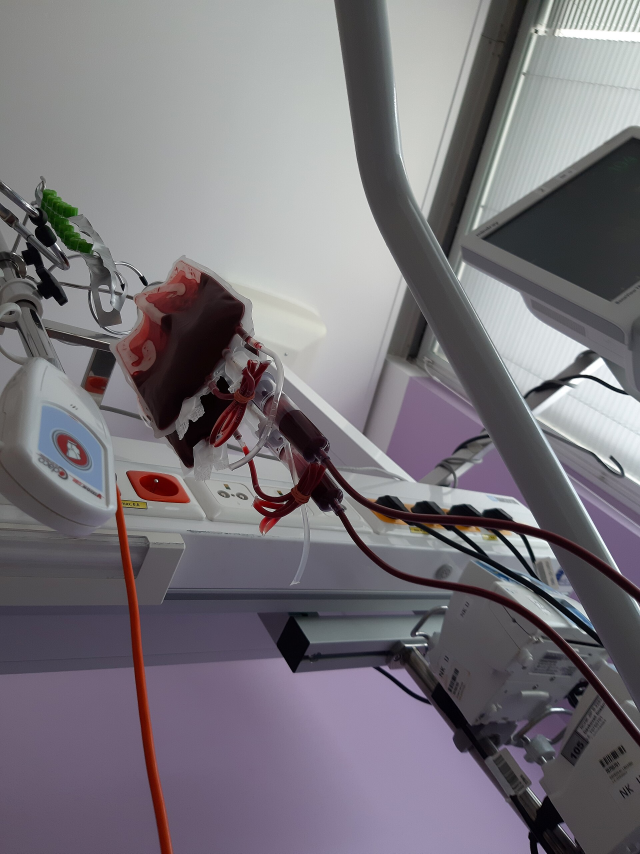
#> input picture decks/img/blood-bag.jpg, 1920 x 2560 px (shown at 1/3 size); its folder holds only this picture in this run
$ python -i blood.py   (imports and definitions only)
#> lines starting #> are read from the running program, lines starting #| are printed output that depends on the picture; after the words box and inside, x2 and y2 are one past the last pixel; in counts of white or black regions, pixels touching at a corner belong together
"""Blood on the field: segment it, measure its area, turn area into a volume interval.

The hard part is not finding red pixels. Everything in an abdomen is red. The
discriminator between perfused tissue and pooled blood is that pooled blood is
*both* further along the red-green axis *and* darker, because a pool absorbs the
scope's own light instead of scattering it back. That is why the winning decision
here is two-dimensional in CIE Lab and not a hue range in HSV; `experiments.py`
scores five candidates against masks known by construction and writes the numbers
into docs/evaluation.md.

Area to volume is where a tool like this usually starts lying. Pixel area is not
millilitres. To get from one to the other you need a scale (millimetres per pixel,
recovered from an object of known size in the same plane) and a depth (how thick
the film is, which a single camera cannot see). We recover the first and we refuse
to pretend about the second: the depth is an assumption with a stated range, and
every volume Scopewatch reports is the interval that range produces, never a point.
"""

from __future__ import annotations

from dataclasses import dataclass, replace
from typing import Any

import cv2
import numpy as np
from visioncore import stage

from .config import (
    FILM_DEPTH_MM_HIGH,
    FILM_DEPTH_MM_LOW,
    FILM_DEPTH_MM_NOMINAL,
    LAB_A_MIN,
    MIN_POOL_AREA_PX,
    MIN_POOL_WIDTH_PX,
    MIN_RELIABLE_FIELD_FRACTION,
    MORPH_KERNEL,
    SPECULAR_S_MAX,
    SPECULAR_V_MIN,
)

# Segmentation is not perfect and saying so costs nothing. But a single relative
# error is the wrong shape for this estimator, and the area sweep shows why: the
# error is not a constant percentage, it is a roughly constant *number of pixels*
# of false positive - surface vessels and inflamed serosa that survive both votes -
# divided by however big the pool is. At 70,000 pixels that floor is under 1% of
# the answer; at 4,000 pixels it is most of it.
#
# So the uncertainty is a function of the measurement. `FALSE_POSITIVE_FLOOR_PX` is
# the median area returned on synthetic fields that contain no blood at all;
# `AREA_SHAPE_SIGMA` is what is left over once the pool is large enough for the
# floor not to matter - boundary placement, the specular exclusion, morphology.
# Both come from `evaluate.py` and both are quoted in docs/evaluation.md.
# Both of these are deliberately larger than the synthetic sweep measures, and that
# is a judgement rather than an oversight.
#
# What the sweep measures, once the illumination estimate and the darkness cut were
# fixed: a false-positive floor of **zero pixels** on fields containing no blood, and
# a relative area error with a standard deviation of **0.54%** on pools of four
# thousand pixels and up. Printing an interval built from those numbers would claim a
# precision that belongs to the renderer, not to tissue. A synthetic pool has a clean
# boundary, a single illuminant and no fat, no bile, no cautery char and no irrigation
# fluid, and the real floor is unknown because we have no clinical video.
#
# So the floor is set at 600 pixels rather than zero, and the shape sigma at 5% rather
# than 0.54%, roughly a ten-fold inflation of what was measured. If and when clinical
# video is available these should be re-fitted on it, and docs/evaluation.md says so.
FALSE_POSITIVE_FLOOR_PX = 600.0
AREA_SHAPE_SIGMA = 0.05


# [5 lines left out: function relative_area_sigma, not called in this run]


# Below this the assumed false-positive floor is a quarter of the answer or more, and
# a percentage stops being worth printing. The area is still reported and the volume
# still carries its interval; the measurement is flagged unreliable so the reader
# knows which side of the line it is on, and the onset detector will not declare an
# onset on a frame this flags.
MIN_RELIABLE_POOL_PX = 2400

# The scale recovered from an instrument shaft is isotropic and local: it says how
# many millimetres a pixel spans at that shaft's distance. It says nothing about the
# orientation of the *surface the blood is lying on*. A pool on peritoneum tilted
# away from the camera projects to a smaller area than it has, by cos(tilt), and
# multiplying pixels by an isotropic scale therefore under-reports it.
#
# A single camera with no planar reference cannot recover that tilt, so it is not
# estimated - it is bounded. A laparoscope is worked at roughly normal incidence to
# the structure of interest, and beyond about 40 degrees the surgeon repositions
# because they cannot see what they are doing either. 1/cos(40 deg) = 1.305, so the
# upper end of every area interval is widened by 30%. The lower end is not: tilt can
# only make the true area larger than the projection, never smaller.
SURFACE_TILT_MAX_DEG = 40.0
TILT_AREA_FACTOR = 1.0 / float(np.cos(np.radians(SURFACE_TILT_MAX_DEG)))


@dataclass(frozen=True)
class BloodMeasurement:
    """One frame's worth of blood, with everything needed to audit the number."""

    area_px: int
    field_px: int
    area_fraction: float
    pools: int
    largest_pool_px: int
    specular_px: int
    area_mm2: float | None = None
    area_mm2_low: float | None = None
    area_mm2_high: float | None = None
    volume_ml: float | None = None
    volume_ml_low: float | None = None
    volume_ml_high: float | None = None
    mm_per_px: float | None = None
    scale_source: str = "none"
    reliable: bool = True

    @property
    def measured(self) -> bool:
        return self.volume_ml is not None

    # [23 lines left out: function to_dict, not called in this run]


# ---------------------------------------------------------------------------
# Specular highlights
# ---------------------------------------------------------------------------


def specular_mask(image: np.ndarray) -> np.ndarray:
    """Near-white, low-chroma pixels: the scope's own light coming straight back.

    These sit *inside* pools as often as on tissue. Left in, they punch holes in a
    pool and the area is under-reported; classed as blood, a wet drape reads as
    haemorrhage. They are excluded from both the blood mask and the field it is
    measured against, and the count is reported so the exclusion is visible.
    """
    hsv = cv2.cvtColor(image, cv2.COLOR_BGR2HSV)
    sat, val = hsv[:, :, 1], hsv[:, :, 2]
    mask = ((val >= SPECULAR_V_MIN) & (sat <= SPECULAR_S_MAX)).astype(np.uint8)
    kernel = cv2.getStructuringElement(cv2.MORPH_ELLIPSE, (3, 3))
    return cv2.dilate(mask, kernel)


# ---------------------------------------------------------------------------
# Segmentation - the candidates the experiment chooses between
# ---------------------------------------------------------------------------


# [4 lines left out: function _clean, not called in this run]


# Otsu is the wrong tool here and it took the sweep to see it. Otsu assumes two
# comparable classes. A frame with a 30 ml pool has blood on about 4% of the lit
# field, and a frame with no bleeding has none at all - so Otsu splits the *tissue*,
# down the fat-against-vessel axis, and hands back half the abdomen with complete
# confidence. Every candidate below therefore thresholds against the tissue mode
# instead: find the dominant population, measure its spread on the side blood
# cannot contaminate, and take what lies far above it. That works when the target
# is 0.1% of the field and it returns nothing when the target is not there, which
# is the behaviour a measurement instrument has to have.
#
# The two constants are the operating point; `evaluate.py` sweeps them and
# docs/evaluation.md reports what they cost.
OUTLIER_K = 4.0  # standard deviations above the tissue mode
OUTLIER_MIN_LEVELS = 10.0  # and never closer than this many 8-bit levels


# [65 lines left out: functions _mode_and_spread, _above_tissue, segment_hsv, segment_lab_a, segment_ycrcb, redness_ratio, not called in this run]


def segment_ratio(image: np.ndarray, valid: np.ndarray) -> np.ndarray:
    """Candidate 4: normalised redness, thresholded above the tissue mode."""
    return _clean(_above_tissue(redness_ratio(image), valid))


# How far below the surrounding tissue a region has to sit before "darker" means
# anything. In multiples of the tissue's own robust spread, plus an absolute floor
# in 8-bit levels so a very uniform frame cannot make a one-level difference
# significant. Both from the area sweep; see docs/evaluation.md.
DARKNESS_K = 2.5
DARKNESS_MIN_LEVELS = 22.0


# [162 lines left out: functions _darker_than_tissue, illumination_field, flatten_lightness, segment_lab_ad, segment_ratio_dark, not called in this run]


# ---------------------------------------------------------------------------
# Candidate 7, and the one in use: chroma, hue and lightness, against the scene
# ---------------------------------------------------------------------------

# Every constant below was chosen on the `dev` clips of the hand-labelled real frames
# (scopewatch.realdata) and none on the `test` clips; docs/evaluation.md gives the
# grids, the dev score each one reached and the test score it then produced.
CHROMA_APERTURE_MARGIN = 0.02  # erode the lit field by this share of the long side
CHROMA_ILLUMINATION_MIN = 0.35  # of the field's median lightness, after heavy blur
CHROMA_MIN = 35.0  # CIE Lab chroma, sqrt(a*^2 + b*^2)
CHROMA_PER_LIGHTNESS_MIN = 1.0  # chroma / L*: deep colour for its lightness
CHROMA_HUE_DEG = (8.0, 50.0)  # Lab hue angle: red, not magenta, not orange-yellow
CHROMA_L_MAX = 55.0  # L* on 0..100: not bright pink tissue
SCENE_CHROMA_RATIO = 1.35  # chroma / L* at least this multiple of the scene median
SCENE_HUE_SLACK_DEG = 3.0  # hue no more than this above the scene median hue
CHROMA_MIN_COMPONENT = 0.004  # a region smaller than this share of the field is dropped


# [104 lines left out: functions _lab_float, aperture_core, lit_enough, segment_chroma_scene, not called in this run]


SEGMENTERS = {
    "hsv": segment_hsv,
    "lab_a": segment_lab_a,
    "ycrcb": segment_ycrcb,
    "ratio": segment_ratio,
    "lab_ad": segment_lab_ad,
    "ratio_dark": segment_ratio_dark,
    "chroma_scene": segment_chroma_scene,
}


def blood_mask(
    image: np.ndarray,
    field: np.ndarray | None = None,
    *,
    method: str = "lab_ad",
) -> tuple[np.ndarray, np.ndarray]:
    """Return (blood mask, valid field mask with speculars removed)."""
    if method not in SEGMENTERS:
        raise ValueError(f"unknown segmentation method {method!r}; have {sorted(SEGMENTERS)}")
    h, w = image.shape[:2]
    field = np.ones((h, w), np.uint8) if field is None else field.astype(np.uint8)
    if method == "chroma_scene":
        # The fraction is taken against the part of the field this method classifies:
        # the aperture without its rim. Speculars stay in, because a highlight inside a
        # pool is filled back in as blood.
        with stage(f"segment:{method}"):
            mask = SEGMENTERS[method](image, field)
        return mask, aperture_core(field)
    valid = cv2.bitwise_and(field, 1 - specular_mask(image))
    with stage(f"segment:{method}"):
        mask = SEGMENTERS[method](image, valid)
    return mask, valid


# [51 lines left out: function drop_small_pools, not called in this run]


# ---------------------------------------------------------------------------
# Area to volume
# ---------------------------------------------------------------------------


def measure(
    image: np.ndarray,
    field: np.ndarray | None = None,
    *,
    method: str = "lab_ad",
    mm_per_px: float | None = None,
    mm_per_px_sigma: float = 0.0,
    depth_mm: float = FILM_DEPTH_MM_NOMINAL,
    depth_low_mm: float = FILM_DEPTH_MM_LOW,
    depth_high_mm: float = FILM_DEPTH_MM_HIGH,
    scale_source: str = "none",
) -> tuple[BloodMeasurement, np.ndarray]:
    """Measure the blood on one frame. Returns the measurement and its mask.

    With no scale, the area fraction is still reported - it is a real, unitless,
    comparable quantity - but `volume_ml` stays `None` and the caller raises
    NO_SCALE_REFERENCE. Area fraction without a scale is honest; millilitres
    without a scale is not.
    """
    mask, valid = blood_mask(image, field, method=method)
    # Both floors were set on 960-pixel frames; see instruments.resolution_factor.
    factor = max(image.shape[:2]) / 960.0
    mask, pools, largest = drop_small_pools(
        mask,
        max(12, round(MIN_POOL_AREA_PX * factor * factor)),
        min_width_px=max(3.0, MIN_POOL_WIDTH_PX * factor),
    )
    # (for chroma_scene the component floor above is already met by construction; the
    # width test still removes vessel-like lines)

    area_px = int(mask.sum())
    field_px = int(valid.sum())
    fraction = area_px / field_px if field_px else 0.0
    spec_px = int(specular_mask(image).sum())

    base = BloodMeasurement(
        area_px=area_px,
        field_px=field_px,
        area_fraction=fraction,
        pools=pools,
        largest_pool_px=largest,
        specular_px=spec_px,
        scale_source=scale_source,
        reliable=fraction >= MIN_RELIABLE_FIELD_FRACTION,
    )
    if mm_per_px is None or mm_per_px <= 0:
        return base, mask
    return with_volume(
        base, mm_per_px, mm_per_px_sigma,
        depth_mm=depth_mm, depth_low_mm=depth_low_mm, depth_high_mm=depth_high_mm,
    ), mask


# [48 lines left out: functions with_volume, overlay, not called in this run]

>>> import cv2
>>> picture = cv2.imread('../../../../decks/img/blood-bag.jpg')
#> picture is the input picture: shape (2560, 1920, 3); mean B, G, R 121.9, 115.6, 119.7
>>> result = measure(picture)
#> in specular_mask, `sat, val = hsv[:, :, 1], hsv[:, :, 2]`:
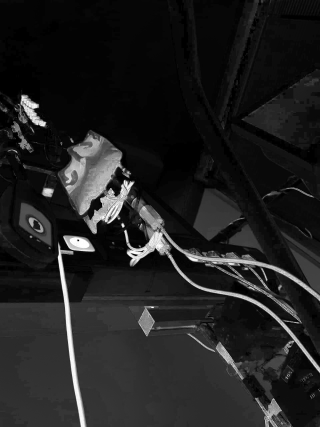
#> sat: shape (2560, 1920) (shown at 1/6 size); min 0, max 255, mean 32.3
#> in specular_mask, `sat, val = hsv[:, :, 1], hsv[:, :, 2]`:
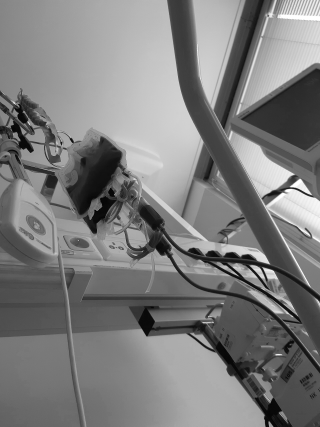
#> val: shape (2560, 1920) (shown at 1/6 size); min 0, max 255, mean 125.2
#> in specular_mask, `mask = ((val >= SPECULAR_V_MIN) & (sat <= SPECULAR_S_MAX)).astype(np.u..`:
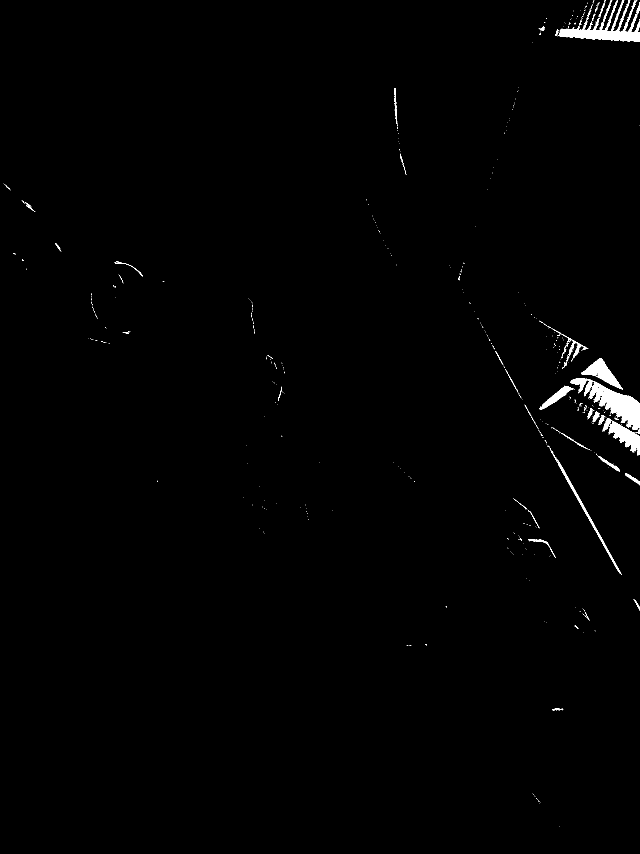
#> mask: shape (2560, 1920) (shown at 1/3 size); values 0 (black) and 1 (white), 0.8% white; 659 white regions (600 under 20 px), largest, box (x1, y1, x2, y2) and area: (1711, 1135, 1920, 1290) 10718, (1675, 0, 1920, 126) 8878, (1826, 1264, 1920, 1366) 4022
#> in specular_mask, `return cv2.dilate(mask, kernel)`:
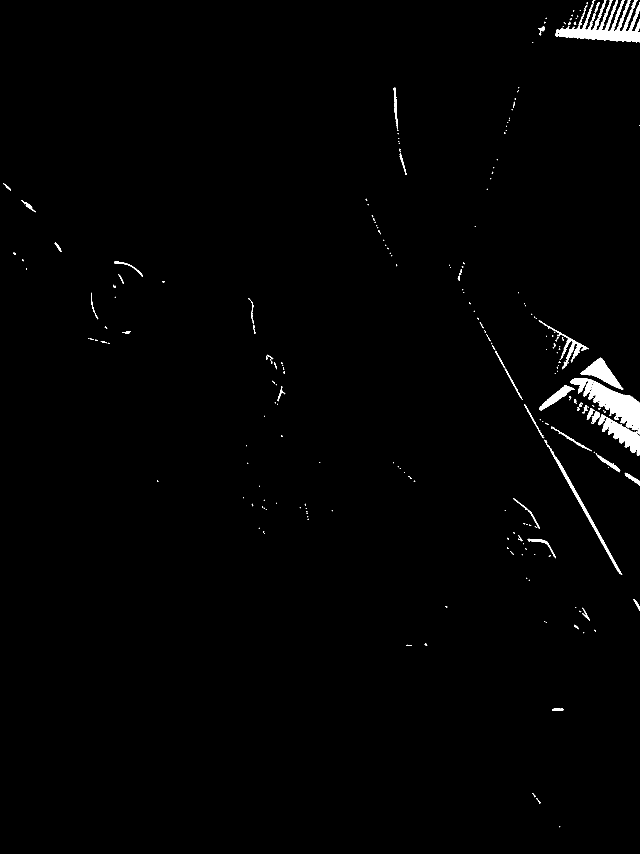
#> returned value: shape (2560, 1920) (shown at 1/3 size); values 0 (black) and 1 (white), 1.1% white; 304 white regions (221 under 20 px), largest, box (x1, y1, x2, y2) and area: (1710, 1134, 1920, 1367) 17550, (1665, 0, 1920, 127) 12372, (1742, 1073, 1870, 1169) 4306
#> (the run stopped early here; a loop or call above may not have finished)

$ run again, on decks/img/lap-1.jpg
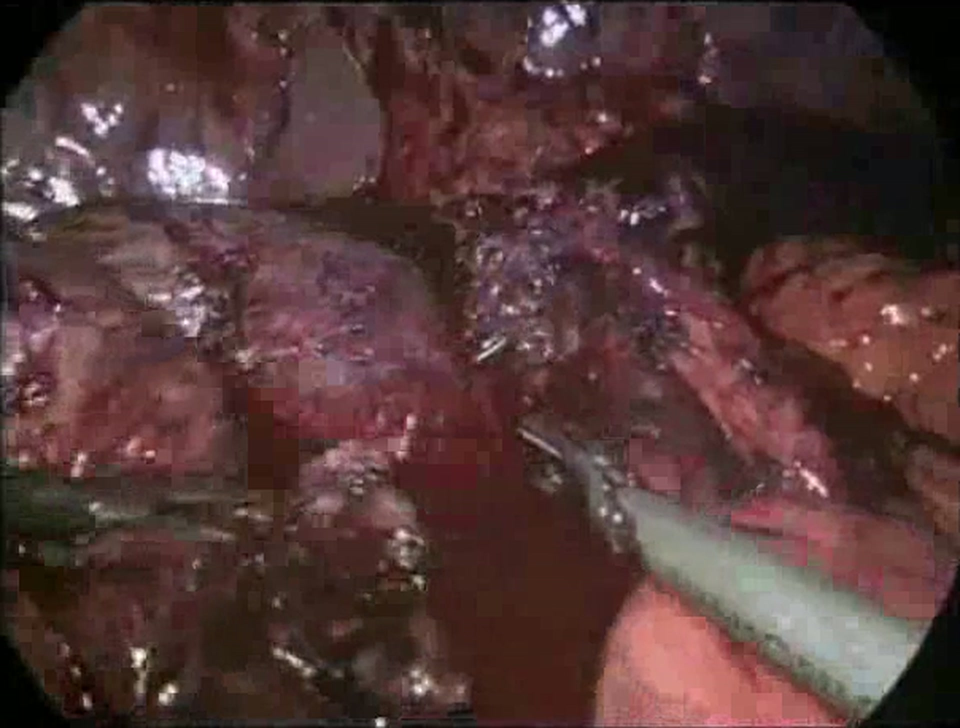
#> input picture decks/img/lap-1.jpg, 1920 x 1456 px (shown at 1/2 size)
#> picture is the input picture: shape (1456, 1920, 3); mean B, G, R 54.8, 56.4, 83.3
#> hsv: shape (1456, 1920, 3); mean H, S, V 66.3, 103.3, 83.6
#> in specular_mask, `mask = ((val >= SPECULAR_V_MIN) & (sat <= SPECULAR_S_MAX)).astype(np.u..`:
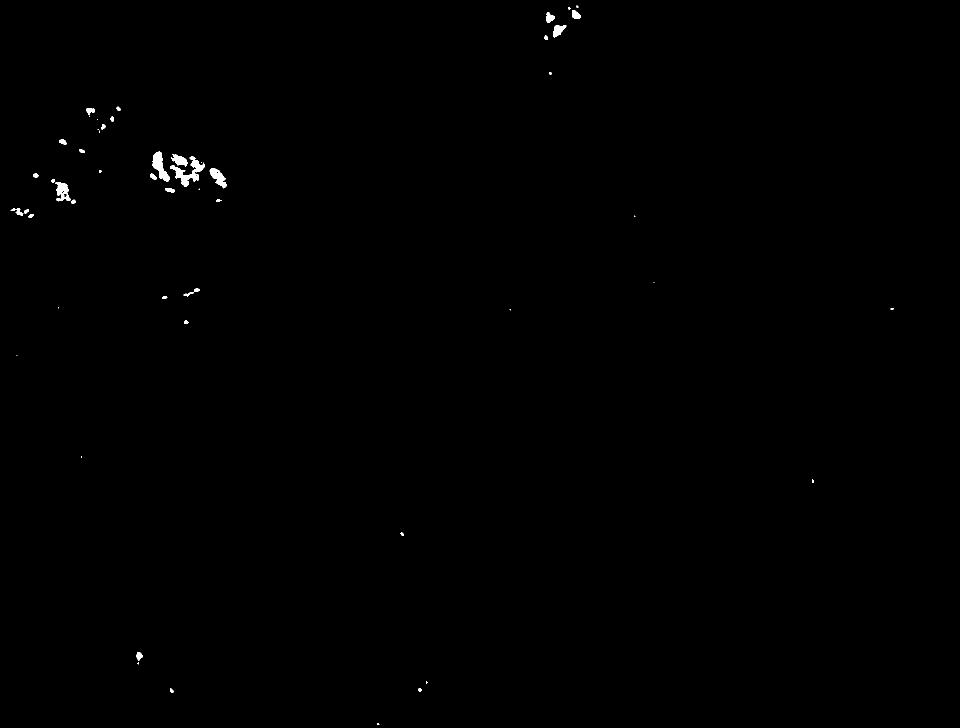
#> mask: shape (1456, 1920) (shown at 1/2 size); values 0 (black) and 1 (white), 0.25% white; 53 white regions (18 under 20 px), largest, box (x1, y1, x2, y2) and area: (340, 313, 409, 374) 1335, (305, 303, 340, 363) 978, (111, 364, 141, 403) 692
#> in blood_mask, `valid = cv2.bitwise_and(field, 1 - specular_mask(image))`:
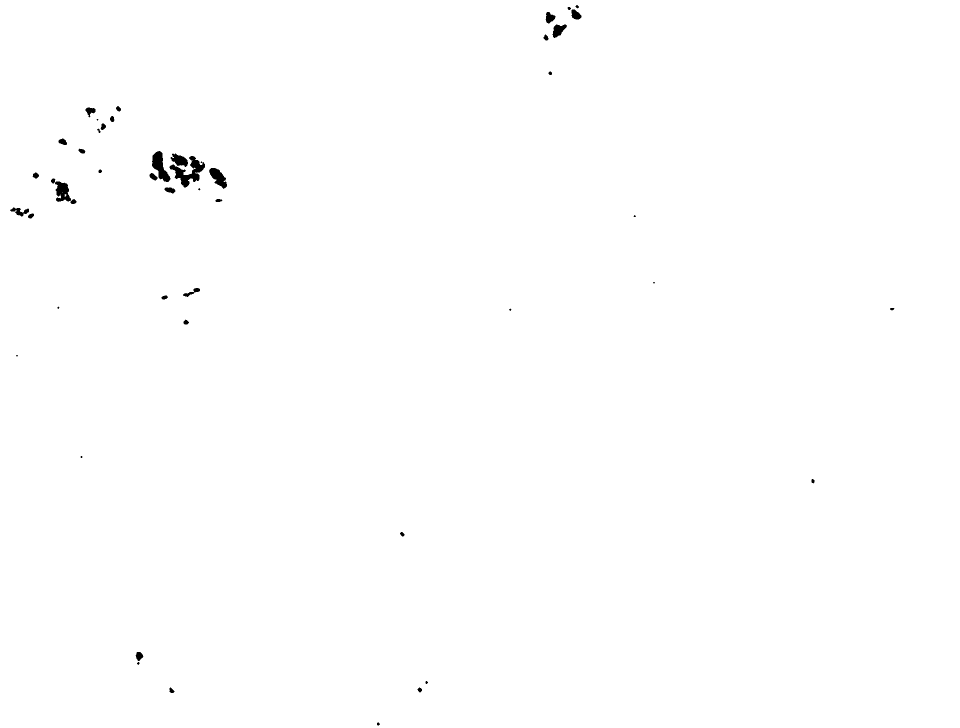
#> valid: shape (1456, 1920) (shown at 1/2 size); values 0 (black) and 1 (white), 99.7% white; 48 black regions (8 under 20 px), largest, box (x1, y1, x2, y2) and area: (339, 312, 410, 375) 1666, (304, 302, 341, 364) 1126, (110, 363, 142, 404) 864
#> field: shape (1456, 1920); every value is 1
